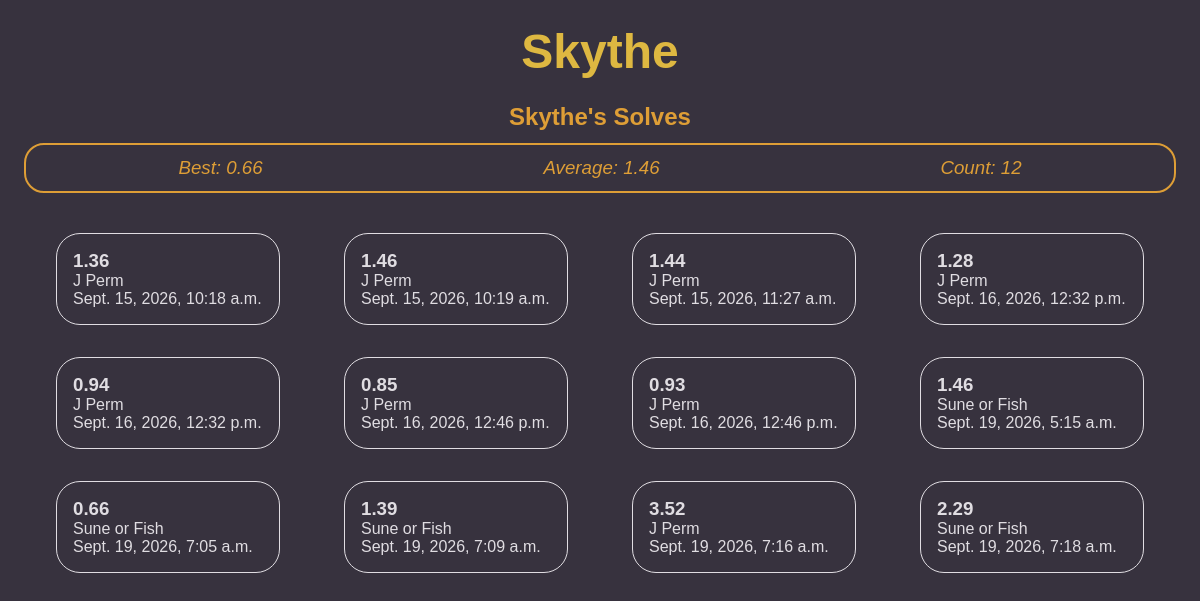
Before: /profile/1 with the older database file.
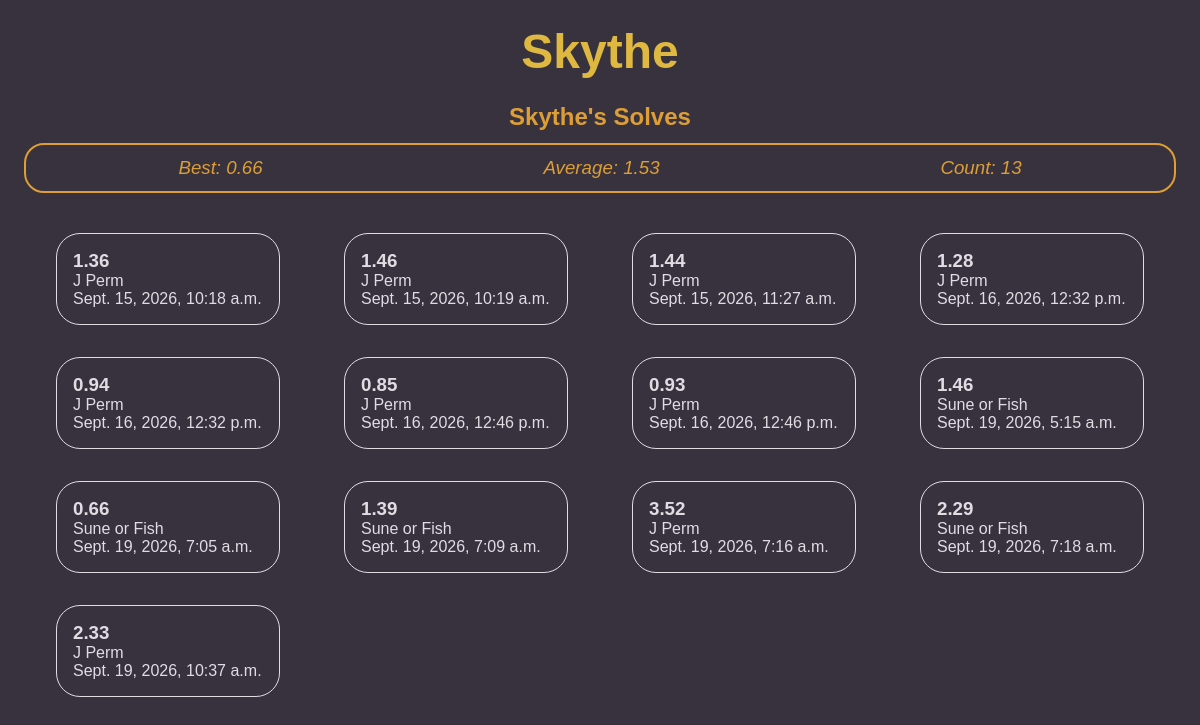
After: the same page with the newer database file.
### main/models.py (models this page shows, shortened)
class Solve(models.Model):
    user = models.ForeignKey(User, on_delete=models.CASCADE)
    time = models.FloatField()
    algorithm = models.ForeignKey(Algorithm, on_delete=models.CASCADE)
    timestamp = models.DateTimeField(auto_now_add=True)

class Algorithm(models.Model):
    name = models.CharField(max_length=100)
    category = models.CharField(max_length=3, choices=CATEGORY)
    moves = models.CharField(max_length=255)
    description = models.TextField(default="")
    creator = models.ForeignKey(User, on_delete=models.CASCADE)
    created_at = models.DateTimeField(auto_now_add=True)
    yes_count = models.IntegerField(default=0)
    no_count = models.IntegerField(default=0)
    voters = models.ManyToManyField(User, related_name="voters", blank=True)
    def __str__(self):
        return self.name

### main/views.py (the view)
# urls.py: path('profile/<str:id>', views.profile_page, name="profile"),
def profile_page(request, id):
    user = User.objects.get(id=id)
    solves = models.Solve.objects.filter(user=user)
    stats = solves.aggregate(best=Min("time"), average=Avg("time"), count=Count("id"))
    return render(request, 'profile.html', {
        "user": user,
        "solves": solves,
        "stats": stats,
    })

### main/templates/profile.html (shortened to what this page needs)
{% extends 'layout.html' %}
{% load static %}
{% block css %} <link rel="stylesheet" href="{% static 'styles/profile.css' %}"> {% endblock %}
{% block body %}
    <div class="container">
        <h1 class="username">{{ user.username|title }}</h1>
        <div>
            <h2 class="solve-title">{{ user.username|title }}'s Solves</h2>
            {% if solves %}
                <div class="stats">
                    <h3 class="stat">Best: <span>{{ stats.best }}</span></h3>
                    <h3 class="stat">Average: <span>{{ stats.average|floatformat:2 }}</span></h3>
                    <h3 class="stat">Count: <span>{{ stats.count }}</span></h3>
                </div>
                <div class="solve-container">
                    {% for solve in solves %}
                        <div class="solve">
                            <h3>{{ solve.time|floatformat:2 }}</h3>
                            <p>{{ solve.algorithm }}</p>
                            <p>{{ solve.timestamp }}</p>
                        </div>
                    {% endfor %}
                </div>
            {% else %}
                <p class="info">It looks like this user hasn't solve any algorithms yet.</p>
            {% endif %}
        </div>
    </div>
{% endblock %}

Changed rows visible on the page:
added Solve: time "2.33", algorithm "J Perm", timestamp "Sept. 19, 2026, 10:37 a.m."
Other visible differences:
{{ stats.average|floatformat:2 }}: "1.46" → "1.53"
{{ stats.count }}: "12" → "13"
